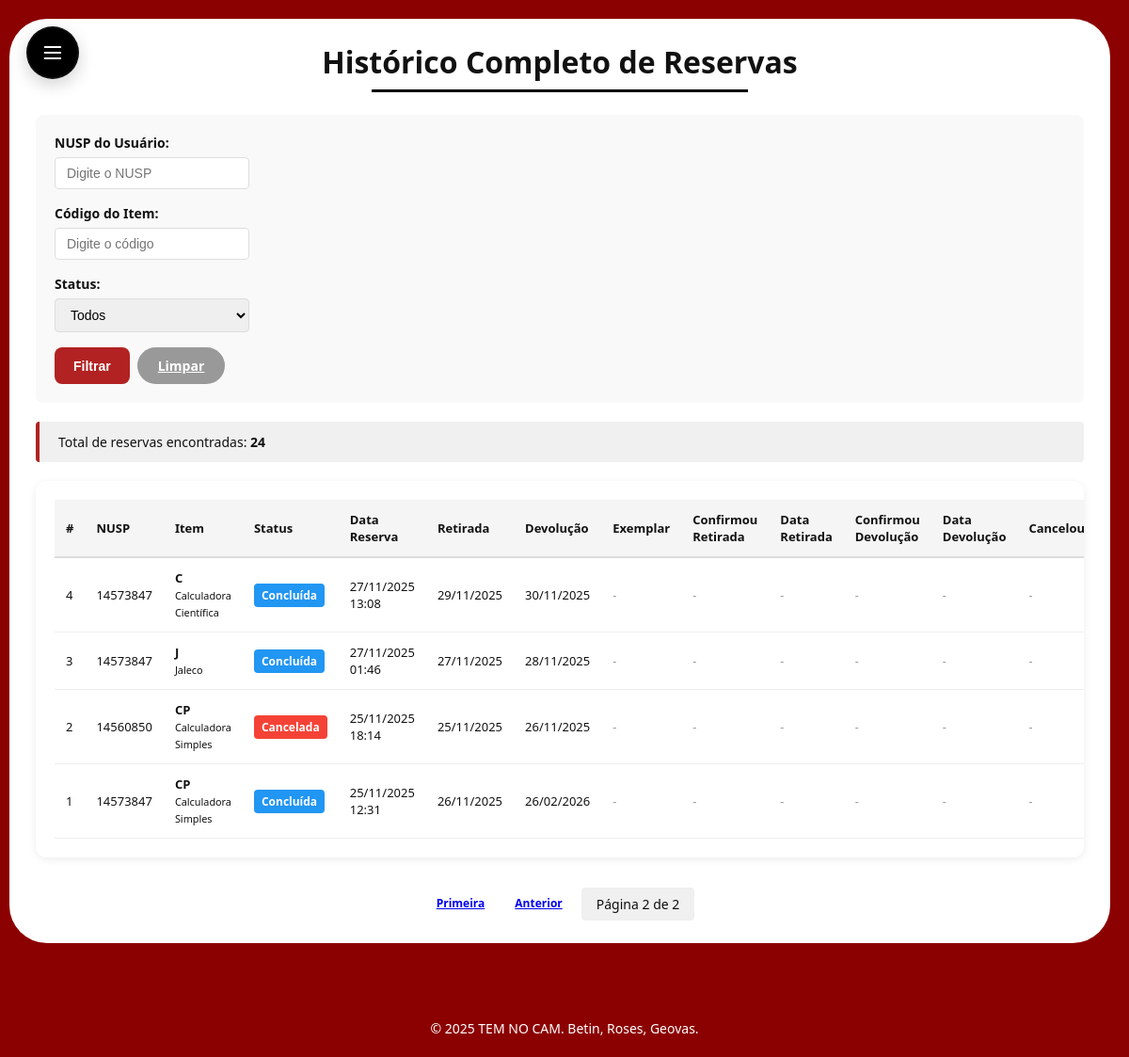
The page /gestao/reservas/historico-completo/?page=2 (signed in) on the database its author committed.
### core/models.py (models this page shows, shortened)
class Reserva(models.Model):
    class Status(models.TextChoices):
        PENDENTE = 'Pendente', 'Pendente'
        CONFIRMADO = 'Confirmado', 'Confirmado'
        CANCELADA = 'Cancelada', 'Cancelada'
        CONCLUIDA = 'Concluida', 'Concluída'
    usuario = models.ForeignKey(
        Usuario,
        on_delete=models.CASCADE,
        related_name='reservas',
        verbose_name='Usuário'
    )
    item = models.ForeignKey(
        Item,
        on_delete=models.CASCADE,
        related_name='reservas',
        verbose_name='Tipo de item'
    )
    exemplar = models.ForeignKey(
        Exemplar,
        on_delete=models.SET_NULL,
        null=True,
        blank=True,
        related_name='reservas'
    )
    data_reserva = models.DateTimeField(
        auto_now_add=True,
        verbose_name='Data da reserva'
    )
    data_retirada = models.DateField(
        verbose_name='Data prevista para retirada'
    )
    data_devolucao = models.DateField(
        verbose_name='Data prevista para devolução'
    )
    status = models.CharField(
        max_length=20,
        choices=Status.choices,
        default=Status.PENDENTE,
        verbose_name='Status'
    )
    observacoes = models.TextField(
        blank=True,
        verbose_name='Observações',
        help_text='Comentários sobre esta reserva (motivo, situação específica etc.).'
    )
    cancelada_em = models.DateTimeField(
        null=True,
        blank=True,
        verbose_name='Data/hora do cancelamento'
    )
    motivo_cancelamento = models.CharField(
        max_length=255,
        blank=True,
        verbose_name='Motivo do cancelamento',
        help_text='Ex.: cancelada pelo aluno, não retirada em 24h, item indisponível, etc.'
    )
    cancelamento_automatico = models.BooleanField(
        default=False,
        verbose_name='Cancelamento automático'
    )
    usuario_cancelou = models.ForeignKey(
        Usuario,
        on_delete=models.SET_NULL,
        null=True,
        blank=True,
        related_name='reservas_canceladas',
        verbose_name='Quem cancelou'
    )
    usuario_confirmou_retirada = models.ForeignKey(
        Usuario,
        on_delete=models.SET_NULL,
        null=True,
        blank=True,
        related_name='reservas_confirmadas_retirada',
        verbose_name='Quem confirmou a retirada'
    )
    data_confirmou_retirada = models.DateTimeField(
        null=True,
        blank=True,
        verbose_name='Data/hora que confirmou a retirada'
    )
    usuario_confirmou_devolucao = models.ForeignKey(
        Usuario,
        on_delete=models.SET_NULL,
        null=True,
        blank=True,
        related_name='reservas_confirmadas_devolucao',
        verbose_name='Quem confirmou a devolução'
    )
    data_confirmou_devolucao = models.DateTimeField(
        null=True,
        blank=True,
        verbose_name='Data/hora que confirmou a devolução'
    )

class Usuario(AbstractUser):
    nusp = models.CharField(
        max_length=20,
        unique=True,
        verbose_name='NUSP'
    )
    class TiposAcesso(models.TextChoices):
        ALUNO = 'Aluno', 'Aluno'
        MEMBRO_GESTAO = 'MembroGestao', 'Membro da Gestão'
        DIRETORIA = 'Diretoria', 'Diretoria de Patrimônio'
    tipo_acesso = models.CharField(
        max_length=20,
        choices=TiposAcesso.choices,
        default=TiposAcesso.ALUNO,
        verbose_name='Tipo de acesso'
    )
    telefone = models.CharField(
        max_length=20,
        blank=True,
        verbose_name='Telefone'
    )
    USERNAME_FIELD = 'nusp'
    REQUIRED_FIELDS = ['username', 'email']

class Item(models.Model):
    nome = models.CharField(
        max_length=255,
        verbose_name='Nome do tipo de item'
    )
    codigo_tipo = models.CharField(
        max_length=20,
        unique=True,
        verbose_name='Código do tipo',
    )
    descricao = models.TextField(
        blank=True,
        verbose_name='Descrição',
        help_text='Detalhes do item (tamanho, uso, observações gerais).'
    )
    imagem = models.ImageField(
        upload_to='itens/',
        blank=True,
        null=True,
        verbose_name='Imagem do item'
    )

### core/views.py (the view)
# urls.py: path('gestao/reservas/historico-completo/', views.historico_reservas_completo, name='historico_reservas_completo'),
@login_required
@diretoria_required
def historico_reservas_completo(request):
    from django.core.paginator import Paginator
    status_filtro = request.GET.get('status', '')
    usuario_filtro = request.GET.get('usuario', '')
    item_filtro = request.GET.get('item', '')
    reservas = Reserva.objects.select_related(
        'usuario', 'item', 'exemplar',
        'usuario_confirmou_retirada',
        'usuario_confirmou_devolucao'
    ).order_by('-data_reserva')
    if status_filtro:
        reservas = reservas.filter(status=status_filtro)
    if usuario_filtro:
        reservas = reservas.filter(usuario__nusp__icontains=usuario_filtro)
    if item_filtro:
        reservas = reservas.filter(item__codigo_tipo__icontains=item_filtro)
    paginator = Paginator(reservas, 20)
    page_number = request.GET.get('page', 1)
    page_obj = paginator.get_page(page_number)
    contexto = {
        'page_obj': page_obj,
        'reservas': page_obj.object_list,
        'status_choices': Reserva.Status.choices,
        'status_filtro': status_filtro,
        'usuario_filtro': usuario_filtro,
        'item_filtro': item_filtro,
        'total_reservas': reservas.count(),
    }
    return render(request, 'core/historico_reservas_completo.html', contexto)

### core/templates/core/historico_reservas_completo.html (shortened to what this page needs)
{% extends "core/base.html" %}
{% block content %}
<h1 class="page-title">Histórico Completo de Reservas</h1>
<div class="page-title-underline"></div>
<div class="historico-wrapper">
  <form method="get" class="filter-section">
    <div class="filter-row">
      <div class="filter-field">
        <label for="usuario_filtro">NUSP do Usuário:</label>
        <input type="text" id="usuario_filtro" name="usuario" value="{{ usuario_filtro }}" placeholder="Digite o NUSP">
      </div>
      <div class="filter-field">
        <label for="item_filtro">Código do Item:</label>
        <input type="text" id="item_filtro" name="item" value="{{ item_filtro }}" placeholder="Digite o código">
      </div>
      <div class="filter-field">
        <label for="status_filtro">Status:</label>
        <select id="status_filtro" name="status">
          <option value="">Todos</option>
        </select>
      </div>
      <div class="filter-actions">
        <button type="submit" class="btn btn-primary">Filtrar</button>
        <a href="{% url 'core:historico_reservas_completo' %}" class="btn" style="background:#999;color:#fff;">
          Limpar
        </a>
      </div>
    </div>
  </form>
  <div class="info-bar">
    <p>Total de reservas encontradas: <strong>{{ total_reservas }}</strong></p>
  </div>
  <div class="tabela-container">
    <table class="historico-table">
      <thead>
        <tr>
          <th>#</th>
          <th>NUSP</th>
          <th>Item</th>
          <th>Status</th>
          <th>Data Reserva</th>
          <th>Retirada</th>
          <th>Devolução</th>
          <th>Exemplar</th>
          <th>Confirmou Retirada</th>
          <th>Data Retirada</th>
          <th>Confirmou Devolução</th>
          <th>Data Devolução</th>
          <th>Cancelou</th>
        </tr>
      </thead>
      <tbody>
        {% for reserva in reservas %}
        <tr class="status-{{ reserva.get_status_display|lower }}">
          <td>{{ reserva.id }}</td>
          <td>{{ reserva.usuario.nusp }}</td>
          <td>
            <strong>{{ reserva.item.codigo_tipo }}</strong><br>
            <small>{{ reserva.item.nome }}</small>
          </td>
          <td>
            <span class="status-badge status-{{ reserva.status|lower }}">
              {{ reserva.get_status_display }}
            </span>
          </td>
          <td>{{ reserva.data_reserva|date:"d/m/Y H:i" }}</td>
          <td>{{ reserva.data_retirada|date:"d/m/Y" }}</td>
          <td>{{ reserva.data_devolucao|date:"d/m/Y" }}</td>
          <td>
            {% if reserva.exemplar %}
              <strong>{{ reserva.exemplar.codigo_exemplar }}</strong><br>
              <small>{{ reserva.exemplar.get_condicao_display }}</small>
            {% else %}
              <em style="color:#999;">-</em>
            {% endif %}
          </td>
          <td>
            {% if reserva.usuario_confirmou_retirada %}
              {{ reserva.usuario_confirmou_retirada.nusp }}<br>
              <small>{{ reserva.usuario_confirmou_retirada.username }}</small>
            {% else %}
              <em style="color:#999;">-</em>
            {% endif %}
          </td>
          <td>
            {% if reserva.data_confirmou_retirada %}
              {{ reserva.data_confirmou_retirada|date:"d/m/Y H:i" }}
            {% else %}
              <em style="color:#999;">-</em>
            {% endif %}
          </td>
          <td>
            {% if reserva.usuario_confirmou_devolucao %}
              {{ reserva.usuario_confirmou_devolucao.nusp }}<br>
              <small>{{ reserva.usuario_confirmou_devolucao.username }}</small>
            {% else %}
              <em style="color:#999;">-</em>
            {% endif %}
          </td>
          <td>
            {% if reserva.data_confirmou_devolucao %}
              {{ reserva.data_confirmou_devolucao|date:"d/m/Y H:i" }}
            {% else %}
              <em style="color:#999;">-</em>
            {% endif %}
          </td>
          <td>
            {% if reserva.usuario_cancelou %}
              {{ reserva.usuario_cancelou.nusp }}<br>
              <small>{{ reserva.usuario_cancelou.username }}</small>
            {% else %}
              <em style="color:#999;">-</em>
            {% endif %}
          </td>
        </tr>
        {% empty %}
        <tr>
          <td colspan="12" style="text-align:center;color:#999;">
            Nenhuma reserva encontrada com os filtros aplicados.
          </td>
        </tr>
        {% endfor %}
      </tbody>
    </table>
  </div>
  {% if page_obj.has_other_pages %}
  <div class="paginacao">
    {% if page_obj.has_previous %}
      <a href="?page=1{% if status_filtro %}&status={{ status_filtro }}{% endif %}{% if usuario_filtro %}&usuario={{ usuario_filtro }}{% endif %}{% if item_filtro %}&item={{ item_filtro }}{% endif %}" class="btn btn-sm">Primeira</a>
      <a href="?page={{ page_obj.previous_page_number }}" class="btn btn-sm">Anterior</a>
    {% endif %}
    <span class="page-info">
      Página {{ page_obj.number }} de {{ page_obj.paginator.num_pages }}
    </span>
  </div>
  {% endif %}
</div>
{% endblock %}

### static/core/style.css (style rules this page uses)
:root { --cor-fundo: #8b0000; --cor-card: #ffffff; --cor-texto: #111111; --cor-menu-bg: #ffffff; --cor-menu-ativo: #b22222; --cor-menu-ativo-texto: #ffffff; --cor-menu-link: #111111; --cor-botao: #b22222; --cor-botao-texto: #ffffff; --raio-card: 40px; --fonte: "Segoe UI", system-ui, -apple-system, BlinkMacSystemFont, sans-serif; }
* { box-sizing: border-box; }
body { margin: 0; padding: 0; font-family: var(--fonte); background: var(--cor-fundo); color: var(--cor-texto); }
.page-title { text-align: center; font-size: 32px; font-weight: 700; margin: 0 0 8px 0; }
.page-title-underline { width: 50%; max-width: 400px; height: 3px; background: #000; margin: 4px auto 24px auto; }
.btn { display: inline-block; padding: 10px 22px; border-radius: 999px; border: none; cursor: pointer; font-weight: 600; font-size: 14px; }
.btn-primary { background: var(--cor-botao); color: var(--cor-botao-texto); }
:root { --sidebar-width: 260px; --sidebar-contracted-width: 56px; --sidebar-transition-duration: 0.34s; --sidebar-transition-ease: cubic-bezier(.2,.9,.3,1); }
.filter-section { margin-bottom: 28px; padding: 20px; background: #f9f9f9; border-radius: 12px; display: flex; align-items: center; gap: 16px; flex-wrap: wrap; }
.filter-section label { font-weight: 600; margin: 0; }
.filter-section select { padding: 10px 14px; border: 2px solid #ddd; border-radius: 8px; font-size: 16px; cursor: pointer; transition: border-color 0.2s ease; }
.filter-section button { padding: 10px 20px; background: #b22222; color: white; border: none; border-radius: 8px; font-weight: 600; cursor: pointer; transition: background 0.2s ease; }
.tabela-container { background: white; padding: 20px; border-radius: 12px; margin-bottom: 32px; box-shadow: 0 2px 8px rgba(0,0,0,0.08); overflow-x: auto; }
.tabela-container table { width: 100%; border-collapse: collapse; }
.tabela-container thead { background: #f5f5f5; }
.tabela-container th { padding: 14px; text-align: left; font-weight: 700; border-bottom: 2px solid #ddd; }
.tabela-container td { padding: 12px 14px; border-bottom: 1px solid #eee; }

### core/templates/core/historico_reservas_completo.html (style rules this page uses)
.historico-wrapper { padding: 0; }
.filter-section { background: #f9f9f9; padding: 20px; margin-bottom: 20px; border-radius: 8px; }
.filter-row { display: grid; grid-template-columns: repeat(auto-fit, minmax(200px, 1fr)); gap: 16px; align-items: flex-end; }
.filter-field { display: flex; flex-direction: column; }
.filter-field label { font-weight: 600; margin-bottom: 6px; font-size: 14px; }
.filter-field input, .filter-field select { padding: 8px 12px; border: 1px solid #ddd; border-radius: 4px; font-size: 14px; }
.filter-actions { display: flex; gap: 8px; }
.info-bar { background: #f0f0f0; padding: 12px 20px; margin-bottom: 20px; border-left: 4px solid var(--cor-botao); border-radius: 4px; }
.info-bar p { margin: 0; font-size: 14px; }
.historico-table { width: 100%; border-collapse: collapse; font-size: 13px; }
.historico-table thead { background: #f5f5f5; }
.historico-table th { padding: 12px; text-align: left; font-weight: 600; border-bottom: 2px solid #ddd; }
.historico-table td { padding: 12px; border-bottom: 1px solid #eee; }
.status-badge { display: inline-block; padding: 4px 8px; border-radius: 4px; font-size: 12px; font-weight: 600; color: #fff; }
.status-badge.status-cancelada { background: #f44336; }
.status-badge.status-concluida { background: #2196f3; }
.paginacao { display: flex; justify-content: center; gap: 8px; margin-top: 20px; flex-wrap: wrap; }
.btn.btn-sm { padding: 8px 12px; font-size: 12px; }
.page-info { padding: 8px 16px; background: #f0f0f0; border-radius: 4px; font-size: 14px; }

### rows shown on the page
Reserva: id "4", usuario.nusp "14573847", item.codigo_tipo "C", item.nome "Calculadora Científica", status "Concluída", data_reserva "27/11/2025 13:08", data_retirada "29/11/2025", data_devolucao "30/11/2025"
Reserva: id "3", usuario.nusp "14573847", item.codigo_tipo "J", item.nome "Jaleco", status "Concluída", data_reserva "27/11/2025 01:46", data_retirada "27/11/2025", data_devolucao "28/11/2025"
Reserva: id "2", usuario.nusp "14560850", item.codigo_tipo "CP", item.nome "Calculadora Simples", status "Cancelada", data_reserva "25/11/2025 18:14", data_retirada "25/11/2025", data_devolucao "26/11/2025"
Reserva: id "1", usuario.nusp "14573847", item.codigo_tipo "CP", item.nome "Calculadora Simples", status "Concluída", data_reserva "25/11/2025 12:31", data_retirada "26/11/2025", data_devolucao "26/02/2026"

### other values the page prints
{{ total_reservas }} "24"
{{ page_obj.number }} "2"
{{ page_obj.paginator.num_pages }} "2"
